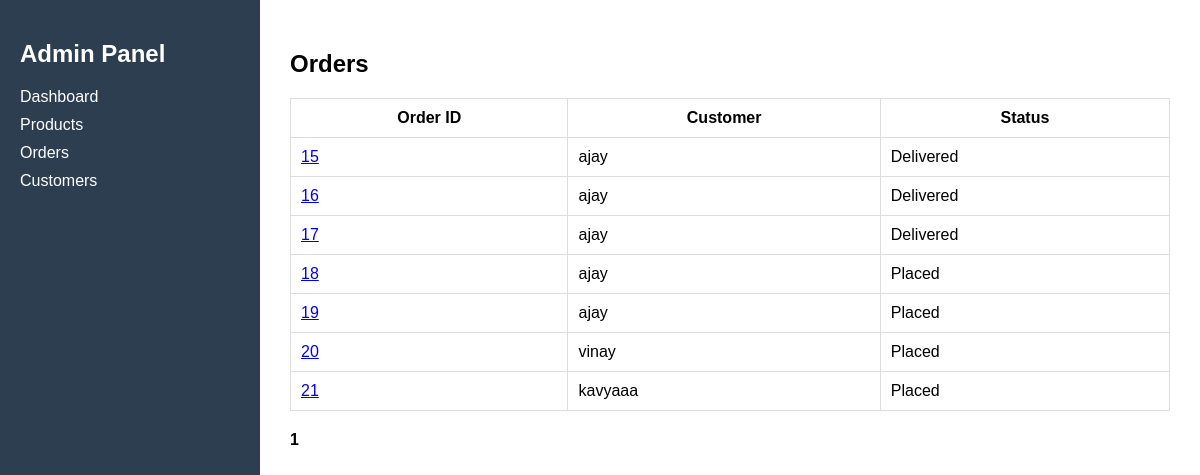
/admin-orders/, run on an earlier commit of the app's database.
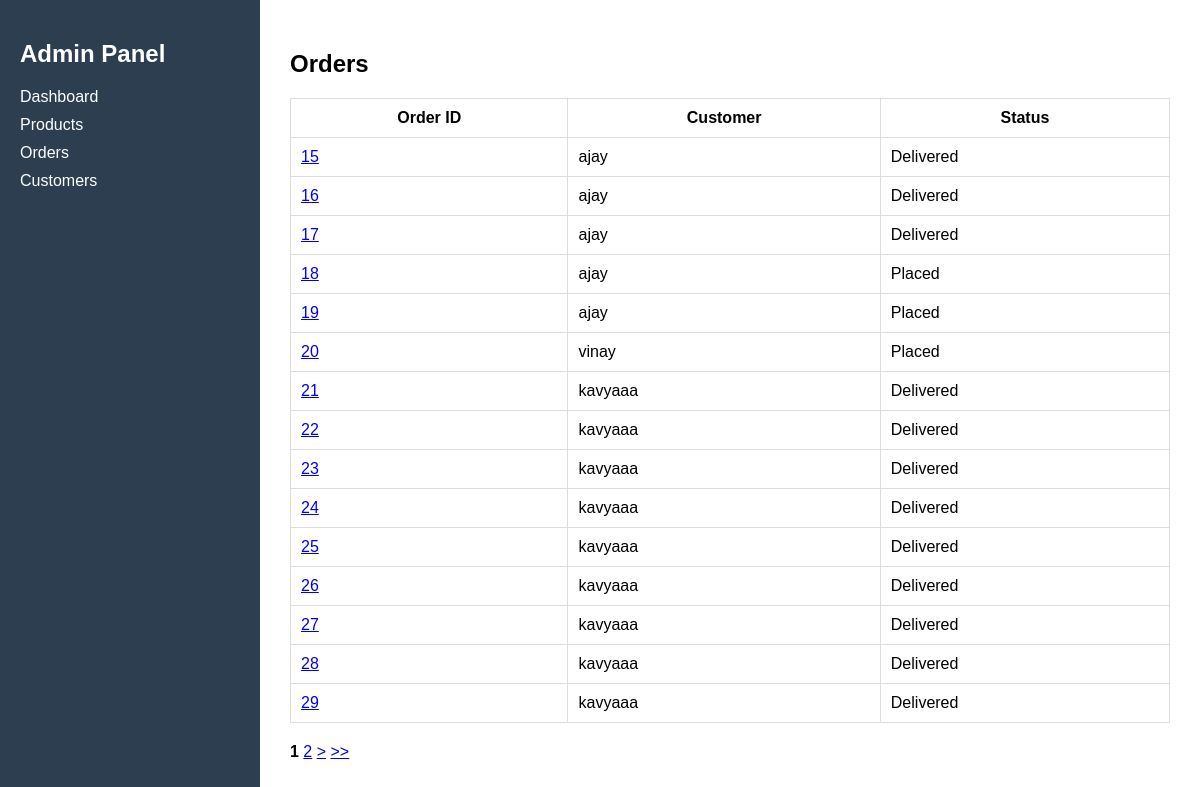
And on a later commit of the database.
### category/models.py (models this page shows, shortened)
class Order(models.Model):
    STATUS_CHOICES = (
        ('Placed', 'Placed'),
        ('Shipped', 'Shipped'),
        ('Delivered', 'Delivered'),
        ('Cancelled', 'Cancelled'),
    )
    PAYMENT_CHOICES = (
        ('COD', 'Cash On Delivery'),
        ('CARD', 'Card Payment'),
        ('UPI', 'UPI Payment'),
    )
    PAYMENT_STATUS = (
        ('Pending', 'Pending'),
        ('Paid', 'Paid'),
        ('Failed', 'Failed'),
    )
    user = models.ForeignKey(User, on_delete=models.CASCADE)
    total_amount = models.DecimalField(max_digits=10, decimal_places=2)
    discount_amount = models.DecimalField(max_digits=10, decimal_places=2, default=0)
    status = models.CharField(
        max_length=20,
        choices=STATUS_CHOICES,
        default='Placed'
    )
    payment_method = models.CharField(
        max_length=10,
        choices=PAYMENT_CHOICES,
        default='COD'
    )
    payment_status = models.CharField(
        max_length=10,
        choices=PAYMENT_STATUS,
        default='Pending'
    )
    created_at = models.DateTimeField(auto_now_add=True)
    estimated_delivery = models.DateTimeField(null=True, blank=True)
    delivered_at = models.DateTimeField(null=True, blank=True)
    stock_reduced = models.BooleanField(default=False)
    coins_used = models.IntegerField(default=0)
    coins_added = models.BooleanField(default=False)

### category/views.py (the view)
# urls.py: path("admin-orders/", views.admin_orders, name="admin_orders"),
def admin_orders(request):
    orders = Order.objects.order_by("id")
    paginator = Paginator(orders,15)
    page_number = request.GET.get("page")
    orders = paginator.get_page(page_number)
    return render(request,"admindashboard/orders.html",{
        "orders":orders,
    })

### category/templates/admindashboard/orders.html (shortened to what this page needs)
{% extends "admindashboard/base.html" %}
{% block content %}
<h2>Orders</h2>
<table>
<tr>
<th>Order ID</th>
<th>Customer</th>
<th>Status</th>
</tr>
{% for order in orders %}
<tr>
<td>
<a href="{% url 'admin_order_detail' order.id %}">
{{order.id}}
</a>
</td>
<td>{{order.user}}</td>
<td>{{order.status}}</td>
</tr>
{% endfor %}
</table>
<div style="margin-top:20px;">
{% for i in orders.paginator.page_range %}
{% if orders.number == i %} <strong>{{ i }}</strong>
{% else %} <a href="?page={{ i }}">{{ i }}</a>
{% endif %}
{% endfor %}
{% if orders.has_next %} <a href="?page={{ orders.next_page_number }}">></a> <a href="?page={{ orders.paginator.num_pages }}">>></a>
{% endif %}
</div>
{% endblock %}

What changed in the data, as far as the page shows it:
changed Order id 21: status "Placed" → "Delivered"
added Order: id "22", user "kavyaaa", status "Delivered"
added Order: id "23", user "kavyaaa", status "Delivered"
added Order: id "24", user "kavyaaa", status "Delivered"
added Order: id "25", user "kavyaaa", status "Delivered"
added Order: id "26", user "kavyaaa", status "Delivered"
added Order: id "27", user "kavyaaa", status "Delivered"
added Order: id "28", user "kavyaaa", status "Delivered"
added Order: id "29", user "kavyaaa", status "Delivered"
Also different on the page:
new list line: "2"
